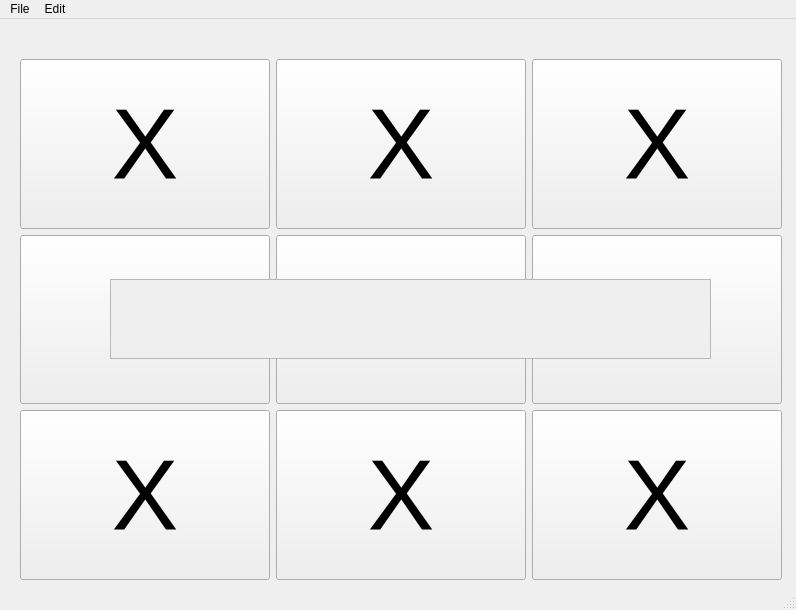
<?xml version="1.0" encoding="UTF-8"?>
<ui version="4.0">
 <class>MainWindow</class>
 <widget class="QMainWindow" name="MainWindow">
  <property name="geometry">
   <rect>
    <x>0</x>
    <y>0</y>
    <width>796</width>
    <height>610</height>
   </rect>
  </property>
  <property name="sizePolicy">
   <sizepolicy hsizetype="Minimum" vsizetype="Minimum">
    <horstretch>0</horstretch>
    <verstretch>0</verstretch>
   </sizepolicy>
  </property>
  <property name="windowTitle">
   <string>MainWindow</string>
  </property>
  <widget class="QWidget" name="centralwidget">
   <widget class="QFrame" name="Frame_Winner">
    <property name="enabled">
     <bool>false</bool>
    </property>
    <property name="geometry">
     <rect>
      <x>110</x>
      <y>260</y>
      <width>601</width>
      <height>80</height>
     </rect>
    </property>
    <property name="autoFillBackground">
     <bool>true</bool>
    </property>
    <property name="styleSheet">
     <string notr="true">QPushButton { background-color: green }</string>
    </property>
    <property name="frameShape">
     <enum>QFrame::StyledPanel</enum>
    </property>
    <property name="frameShadow">
     <enum>QFrame::Raised</enum>
    </property>
    <widget class="QLabel" name="label">
     <property name="geometry">
      <rect>
       <x>40</x>
       <y>10</y>
       <width>501</width>
       <height>51</height>
      </rect>
     </property>
     <property name="font">
      <font>
       <pointsize>35</pointsize>
       <weight>75</weight>
       <italic>true</italic>
       <bold>true</bold>
      </font>
     </property>
     <property name="text">
      <string/>
     </property>
     <property name="alignment">
      <set>Qt::AlignCenter</set>
     </property>
    </widget>
   </widget>
   <widget class="QWidget" name="gridLayoutWidget">
    <property name="geometry">
     <rect>
      <x>20</x>
      <y>40</y>
      <width>762</width>
      <height>521</height>
     </rect>
    </property>
    <layout class="QGridLayout" name="gridLayout">
     <item row="0" column="2">
      <widget class="QPushButton" name="pushButton02">
       <property name="sizePolicy">
        <sizepolicy hsizetype="Expanding" vsizetype="Expanding">
         <horstretch>0</horstretch>
         <verstretch>0</verstretch>
        </sizepolicy>
       </property>
       <property name="font">
        <font>
         <pointsize>75</pointsize>
        </font>
       </property>
       <property name="text">
        <string>X</string>
       </property>
      </widget>
     </item>
     <item row="0" column="1">
      <widget class="QPushButton" name="pushButton01">
       <property name="sizePolicy">
        <sizepolicy hsizetype="Expanding" vsizetype="Expanding">
         <horstretch>0</horstretch>
         <verstretch>0</verstretch>
        </sizepolicy>
       </property>
       <property name="font">
        <font>
         <pointsize>75</pointsize>
        </font>
       </property>
       <property name="text">
        <string>X</string>
       </property>
      </widget>
     </item>
     <item row="0" column="0">
      <widget class="QPushButton" name="pushButton00">
       <property name="sizePolicy">
        <sizepolicy hsizetype="Expanding" vsizetype="Expanding">
         <horstretch>0</horstretch>
         <verstretch>0</verstretch>
        </sizepolicy>
       </property>
       <property name="font">
        <font>
         <pointsize>75</pointsize>
        </font>
       </property>
       <property name="autoFillBackground">
        <bool>false</bool>
       </property>
       <property name="text">
        <string>X</string>
       </property>
       <property name="autoDefault">
        <bool>false</bool>
       </property>
       <property name="default">
        <bool>false</bool>
       </property>
      </widget>
     </item>
     <item row="1" column="2">
      <widget class="QPushButton" name="pushButton12">
       <property name="sizePolicy">
        <sizepolicy hsizetype="Expanding" vsizetype="Expanding">
         <horstretch>0</horstretch>
         <verstretch>0</verstretch>
        </sizepolicy>
       </property>
       <property name="font">
        <font>
         <pointsize>75</pointsize>
        </font>
       </property>
       <property name="text">
        <string>X</string>
       </property>
      </widget>
     </item>
     <item row="1" column="1">
      <widget class="QPushButton" name="pushButton11">
       <property name="sizePolicy">
        <sizepolicy hsizetype="Expanding" vsizetype="Expanding">
         <horstretch>0</horstretch>
         <verstretch>0</verstretch>
        </sizepolicy>
       </property>
       <property name="font">
        <font>
         <pointsize>75</pointsize>
        </font>
       </property>
       <property name="text">
        <string>X</string>
       </property>
      </widget>
     </item>
     <item row="3" column="2">
      <widget class="QPushButton" name="pushButton22">
       <property name="sizePolicy">
        <sizepolicy hsizetype="Expanding" vsizetype="Expanding">
         <horstretch>0</horstretch>
         <verstretch>0</verstretch>
        </sizepolicy>
       </property>
       <property name="font">
        <font>
         <pointsize>75</pointsize>
        </font>
       </property>
       <property name="text">
        <string>X</string>
       </property>
      </widget>
     </item>
     <item row="3" column="1">
      <widget class="QPushButton" name="pushButton21">
       <property name="sizePolicy">
        <sizepolicy hsizetype="Expanding" vsizetype="Expanding">
         <horstretch>0</horstretch>
         <verstretch>0</verstretch>
        </sizepolicy>
       </property>
       <property name="font">
        <font>
         <pointsize>75</pointsize>
        </font>
       </property>
       <property name="text">
        <string>X</string>
       </property>
      </widget>
     </item>
     <item row="3" column="0">
      <widget class="QPushButton" name="pushButton20">
       <property name="sizePolicy">
        <sizepolicy hsizetype="Expanding" vsizetype="Expanding">
         <horstretch>0</horstretch>
         <verstretch>0</verstretch>
        </sizepolicy>
       </property>
       <property name="font">
        <font>
         <pointsize>75</pointsize>
        </font>
       </property>
       <property name="text">
        <string>X</string>
       </property>
      </widget>
     </item>
     <item row="1" column="0">
      <widget class="QPushButton" name="pushButton10">
       <property name="sizePolicy">
        <sizepolicy hsizetype="Expanding" vsizetype="Expanding">
         <horstretch>0</horstretch>
         <verstretch>0</verstretch>
        </sizepolicy>
       </property>
       <property name="font">
        <font>
         <pointsize>75</pointsize>
        </font>
       </property>
       <property name="styleSheet">
        <string notr="true"/>
       </property>
       <property name="text">
        <string>X</string>
       </property>
      </widget>
     </item>
    </layout>
   </widget>
   <zorder>gridLayoutWidget</zorder>
   <zorder>Frame_Winner</zorder>
  </widget>
  <widget class="QStatusBar" name="statusbar"/>
  <widget class="QMenuBar" name="menubar">
   <property name="geometry">
    <rect>
     <x>0</x>
     <y>0</y>
     <width>796</width>
     <height>25</height>
    </rect>
   </property>
   <widget class="QMenu" name="menuFile">
    <property name="title">
     <string>File</string>
    </property>
    <addaction name="actionSave_Game"/>
    <addaction name="actionLoad_Game"/>
   </widget>
   <widget class="QMenu" name="menuEdit">
    <property name="title">
     <string>Edit</string>
    </property>
    <addaction name="actionPreferences"/>
   </widget>
   <addaction name="menuFile"/>
   <addaction name="menuEdit"/>
  </widget>
  <action name="actionPreferences">
   <property name="text">
    <string>Preferences</string>
   </property>
  </action>
  <action name="actionSave_Game">
   <property name="text">
    <string>Save Game</string>
   </property>
  </action>
  <action name="actionLoad_Game">
   <property name="text">
    <string>Load Game</string>
   </property>
  </action>
 </widget>
 <resources/>
 <connections/>
</ui>
